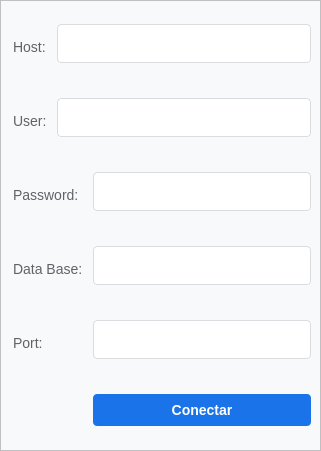
<?xml version="1.0" encoding="UTF-8"?>
<ui version="4.0">
 <class>ui_conection</class>
 <widget class="QWidget" name="ui_conection">
  <property name="geometry">
   <rect>
    <x>0</x>
    <y>0</y>
    <width>321</width>
    <height>451</height>
   </rect>
  </property>
  <property name="minimumSize">
   <size>
    <width>321</width>
    <height>451</height>
   </size>
  </property>
  <property name="maximumSize">
   <size>
    <width>321</width>
    <height>451</height>
   </size>
  </property>
  <property name="windowTitle">
   <string>Conection</string>
  </property>
  <property name="styleSheet">
   <string notr="true">
QWidget {
    background-color: #f8f9fa; 
    font-family: &quot;Roboto&quot;, &quot;Segoe UI&quot;, &quot;Helvetica Neue&quot;, sans-serif;
    font-size: 14px;
    color: #202124; 
}

QLabel {
    color: #5f6368; 
    margin-bottom: 8px; 
    font-weight: normal; 
}

QLineEdit {
    background-color: #fff;
    border: 1px solid #dadce0;
    border-radius: 4px;
    padding: 8px; 
    margin-bottom: 15px;
    font-size: 16px;
    selection-background-color: #1a73e8;
    selection-color: #fff;
}

QLineEdit:focus {
    outline: none;
    border-color: #1a73e8;  
}

QPushButton {
    background-color: #1a73e8;
    color: #fff;
    border: none;
    border-radius: 4px;
    padding: 8px 16px;
    font-size: 14px; 
    font-weight: bold;
    qproperty-default: false; 
}

QPushButton:hover {
    background-color: #3c83f1; 
}

QPushButton:pressed {
    background-color: #185abc;
}

QPushButton#conectarButton { 
    padding: 10px 24px; 
    font-size: 16px;
}</string>
  </property>
  <widget class="QFrame" name="frame">
   <property name="geometry">
    <rect>
     <x>0</x>
     <y>0</y>
     <width>321</width>
     <height>451</height>
    </rect>
   </property>
   <property name="minimumSize">
    <size>
     <width>321</width>
     <height>451</height>
    </size>
   </property>
   <property name="maximumSize">
    <size>
     <width>321</width>
     <height>451</height>
    </size>
   </property>
   <property name="frameShape">
    <enum>QFrame::Shape::StyledPanel</enum>
   </property>
   <property name="frameShadow">
    <enum>QFrame::Shadow::Raised</enum>
   </property>
   <layout class="QGridLayout" name="gridLayout">
    <item row="0" column="0">
     <widget class="QLabel" name="label_host">
      <property name="text">
       <string>Host:</string>
      </property>
     </widget>
    </item>
    <item row="0" column="1" colspan="2">
     <widget class="QLineEdit" name="line_host"/>
    </item>
    <item row="1" column="0">
     <widget class="QLabel" name="label_user">
      <property name="text">
       <string>User:</string>
      </property>
     </widget>
    </item>
    <item row="1" column="1" colspan="2">
     <widget class="QLineEdit" name="line_user"/>
    </item>
    <item row="2" column="0" colspan="2">
     <widget class="QLabel" name="label_password">
      <property name="text">
       <string>Password:</string>
      </property>
     </widget>
    </item>
    <item row="2" column="2">
     <widget class="QLineEdit" name="line_password"/>
    </item>
    <item row="3" column="0" colspan="2">
     <widget class="QLabel" name="label_database">
      <property name="text">
       <string>Data Base:</string>
      </property>
     </widget>
    </item>
    <item row="3" column="2">
     <widget class="QLineEdit" name="line_database"/>
    </item>
    <item row="4" column="0">
     <widget class="QLabel" name="label_port">
      <property name="text">
       <string>Port:</string>
      </property>
     </widget>
    </item>
    <item row="4" column="2">
     <widget class="QLineEdit" name="line_port"/>
    </item>
    <item row="5" column="2">
     <widget class="QPushButton" name="button_conectar">
      <property name="minimumSize">
       <size>
        <width>0</width>
        <height>0</height>
       </size>
      </property>
      <property name="text">
       <string>Conectar</string>
      </property>
     </widget>
    </item>
   </layout>
  </widget>
 </widget>
 <resources/>
 <connections/>
</ui>
